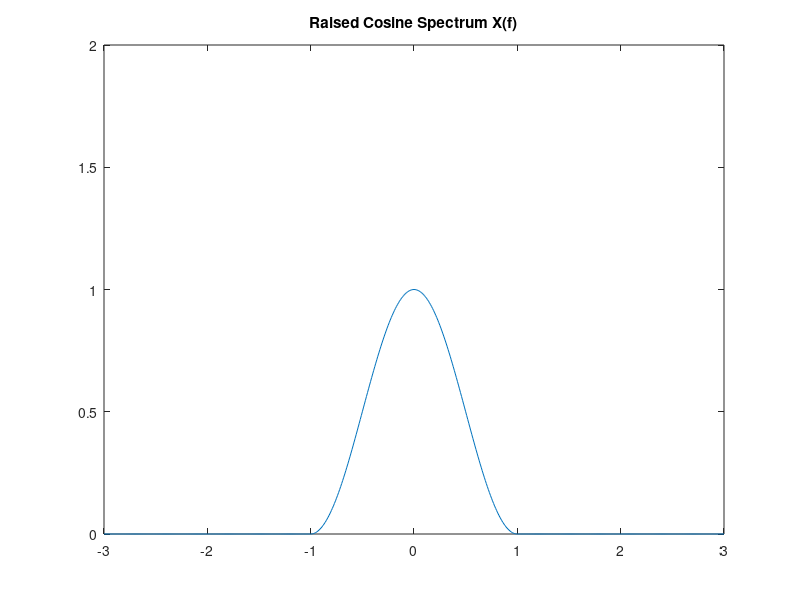
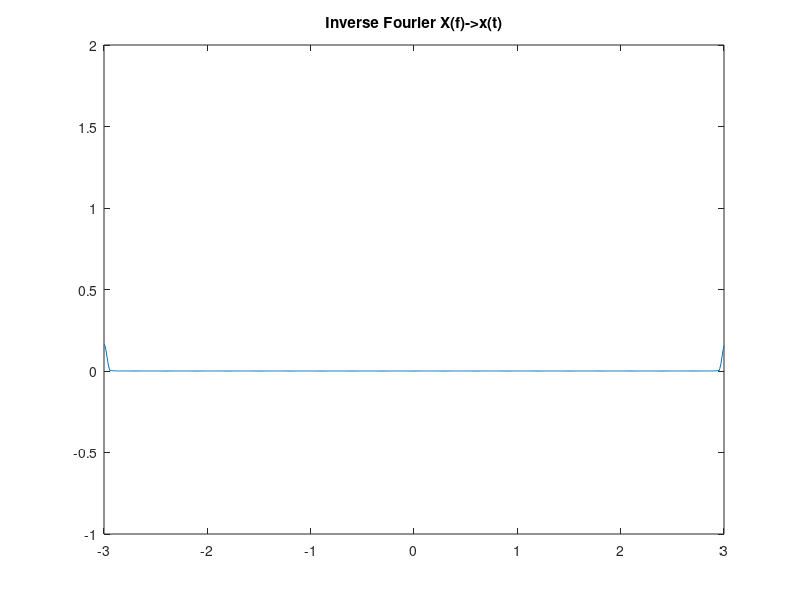

Recreate these plots in MATLAB, in order.
%Ahmad Malik
%HW #1
%9/13/21
%ECE-300 

clc; clear;


%Question #3

f = -3:0.01:3;
A = 1;
W = 1;

%Rectangular Pulse
width = f .*(1/(2*W));
x = rectpuls(width,1);

%Raised Cosine Spectrum
X_f = (A/(2*W))*(1+cos((pi*f)/W)).*x;


figure;

plot(f,X_f);
title('Raised Cosine Spectrum X(f)');
xlim([-3,3]);
ylim([0,2]);


x_t = ifft(X_f);

figure;
plot(f,abs(x_t));
title('Inverse Fourier X(f)->x(t)');
xlim([-3,3]);
ylim([-1,2]);


%I'm pretty sure I am applying the inverse fourier incorrectly. Atleast the 
%first graph matches my expectation.



